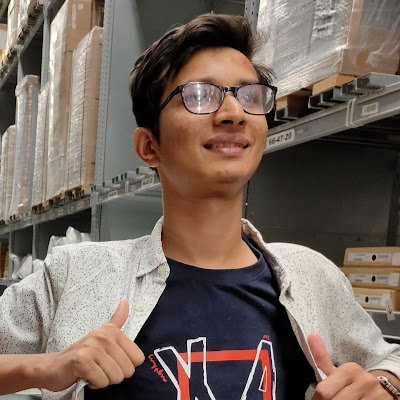
#> input picture msELlJ2R_400x400.jpg, 400 x 400 px
$ jupyter execute BT19ECE040_DIP_A-10.ipynb   (older library calls are emulated)
#> lines starting #> are read from the running program, lines starting #| are printed output that depends on the picture
[cell 1]
import cv2
import matplotlib.pyplot as plt

[cell 2]
img = cv2.imread(r"msELlJ2R_400x400.jpg")
#> img is the input picture: shape (400, 400, 3); mean B, G, R 94, 103.8, 118.5

[cell 3]
# Convert to graycsale
img_gray = cv2.cvtColor(img, cv2.COLOR_BGR2GRAY)
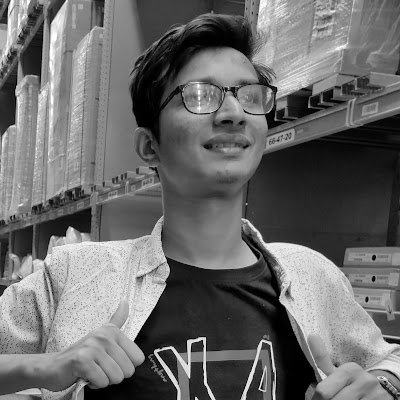
#> img_gray: shape (400, 400); min 0, max 254, mean 107.1
# Blur the image for better edge detection
img_blur = cv2.GaussianBlur(img_gray, (3,3), 0)

[cell 4]
sobelx = cv2.Sobel(src=img_blur, ddepth=cv2.CV_64F, dx=1, dy=0, ksize=5) # Sobel Edge Detection on the X axis
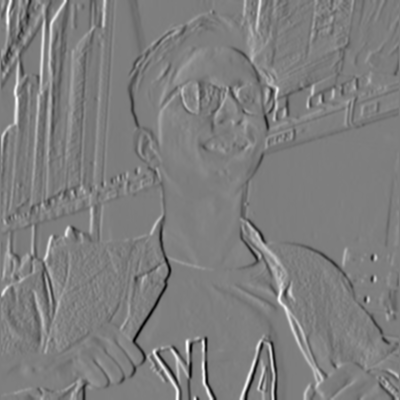
#> sobelx: shape (400, 400) float64; min -7932, max 8032, mean -10.6; drawn with min black and max white
sobely = cv2.Sobel(src=img_blur, ddepth=cv2.CV_64F, dx=0, dy=1, ksize=5) # Sobel Edge Detection on the Y axis
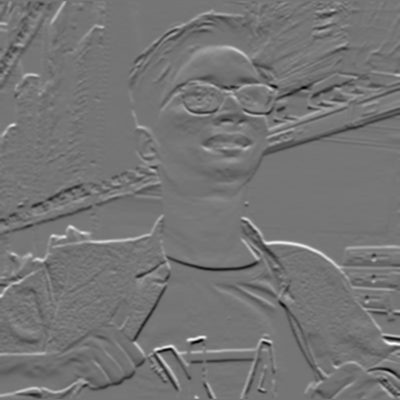
#> sobely: shape (400, 400) float64; min -7150, max 8394, mean -11.5; drawn with min black and max white
sobelxy = cv2.Sobel(src=img_blur, ddepth=cv2.CV_64F, dx=1, dy=1, ksize=5) # Combined X and Y Sobel Edge Detection
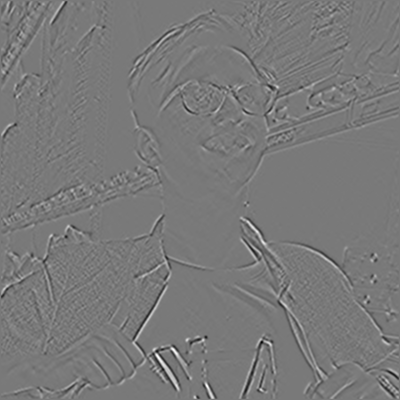
#> sobelxy: shape (400, 400) float64; min -1671, max 1834, mean 0; drawn with min black and max white

[cell 5]
plt.imshow(sobelx)

[cell 6]
plt.imshow(sobely)

[cell 7]
plt.imshow(sobelxy)

[cell 8]
# Canny Edge Detection
edges = cv2.Canny(image=img_blur, threshold1=100, threshold2=200) # Canny Edge Detection
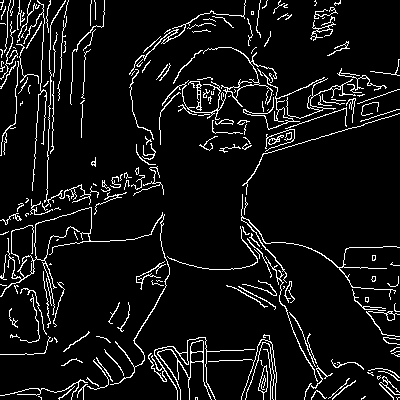
#> edges: shape (400, 400); 7.5% white in thin lines or dots
# Display Canny Edge Detection Image
plt.imshow(edges)
